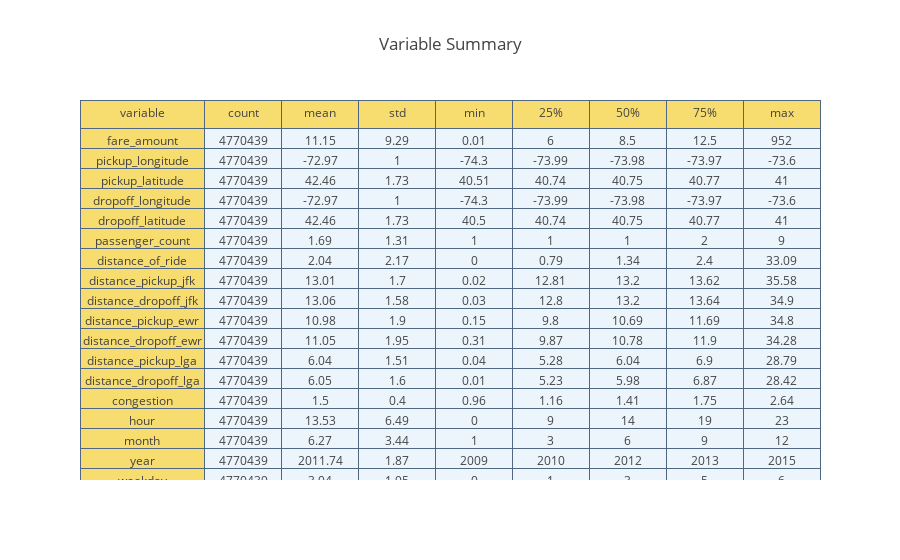

Here is the notebook cell this chart was saved with:
### Markdown cell above
## Summarize Variables

Below we created a chart with various summary statistics about each column. This allows us to get a quick sense of the kind of data.

### Code cell
import plotly.offline as py#visualization
py.init_notebook_mode(connected=True)#visualization
import plotly.graph_objs as go#visualization

summary = df.describe().transpose().reset_index().rename(columns = {"index" : 
                                                                          "variable"})
summary  = np.around(summary,2)

var_lst = [summary["variable"],summary["count"],summary['mean'],summary['std'],
           summary["min"],summary["25%"],summary["50%"],summary["75%"],summary["max"]]

table = go.Table(header = dict(values = summary.columns.tolist(),
                               line = dict(color = ['#506784']),
                               fill = dict(color = ['#F7DC6F']),
                              ),
                 cells  = dict(values = var_lst,
                               line = dict(color = ['#506784']),
                               fill = dict(color = ["#F7DC6F",'#EBF5FB']),
                              ),
                 columnwidth = [130,80,80,80,80,80,80,80,80])
                
layout = go.Layout(dict(title = "Variable Summary"))
figure = go.Figure(data=[table],layout=layout)
py.iplot(figure)

### Figure 1 — Plotly figure (JSON) as saved in the notebook; plotly's stock layout.template omitted (floating-point values rounded to 4 significant figures; data arrays with more than 128 entries replaced by an {"elided": "..."} marker saying what was removed)
{"data": [{"cells": {"fill": {"color": ["#F7DC6F", "#EBF5FB"]}, "line": {"color": ["#506784"]}, "values": {"elided": "9x19 mixed values"}}, "columnwidth": [130, 80, 80, 80, 80, 80, 80, 80, 80], "header": {"fill": {"color": ["#F7DC6F"]}, "line": {"color": ["#506784"]}, "values": ["variable", "count", "mean", "std", "min", "25%", "50%", "75%", "max"]}, "type": "table", "uid": "fe1889fc-817e-4f09-8155-d3f47a618863"}], "layout": {"title": {"text": "Variable Summary"}}}
